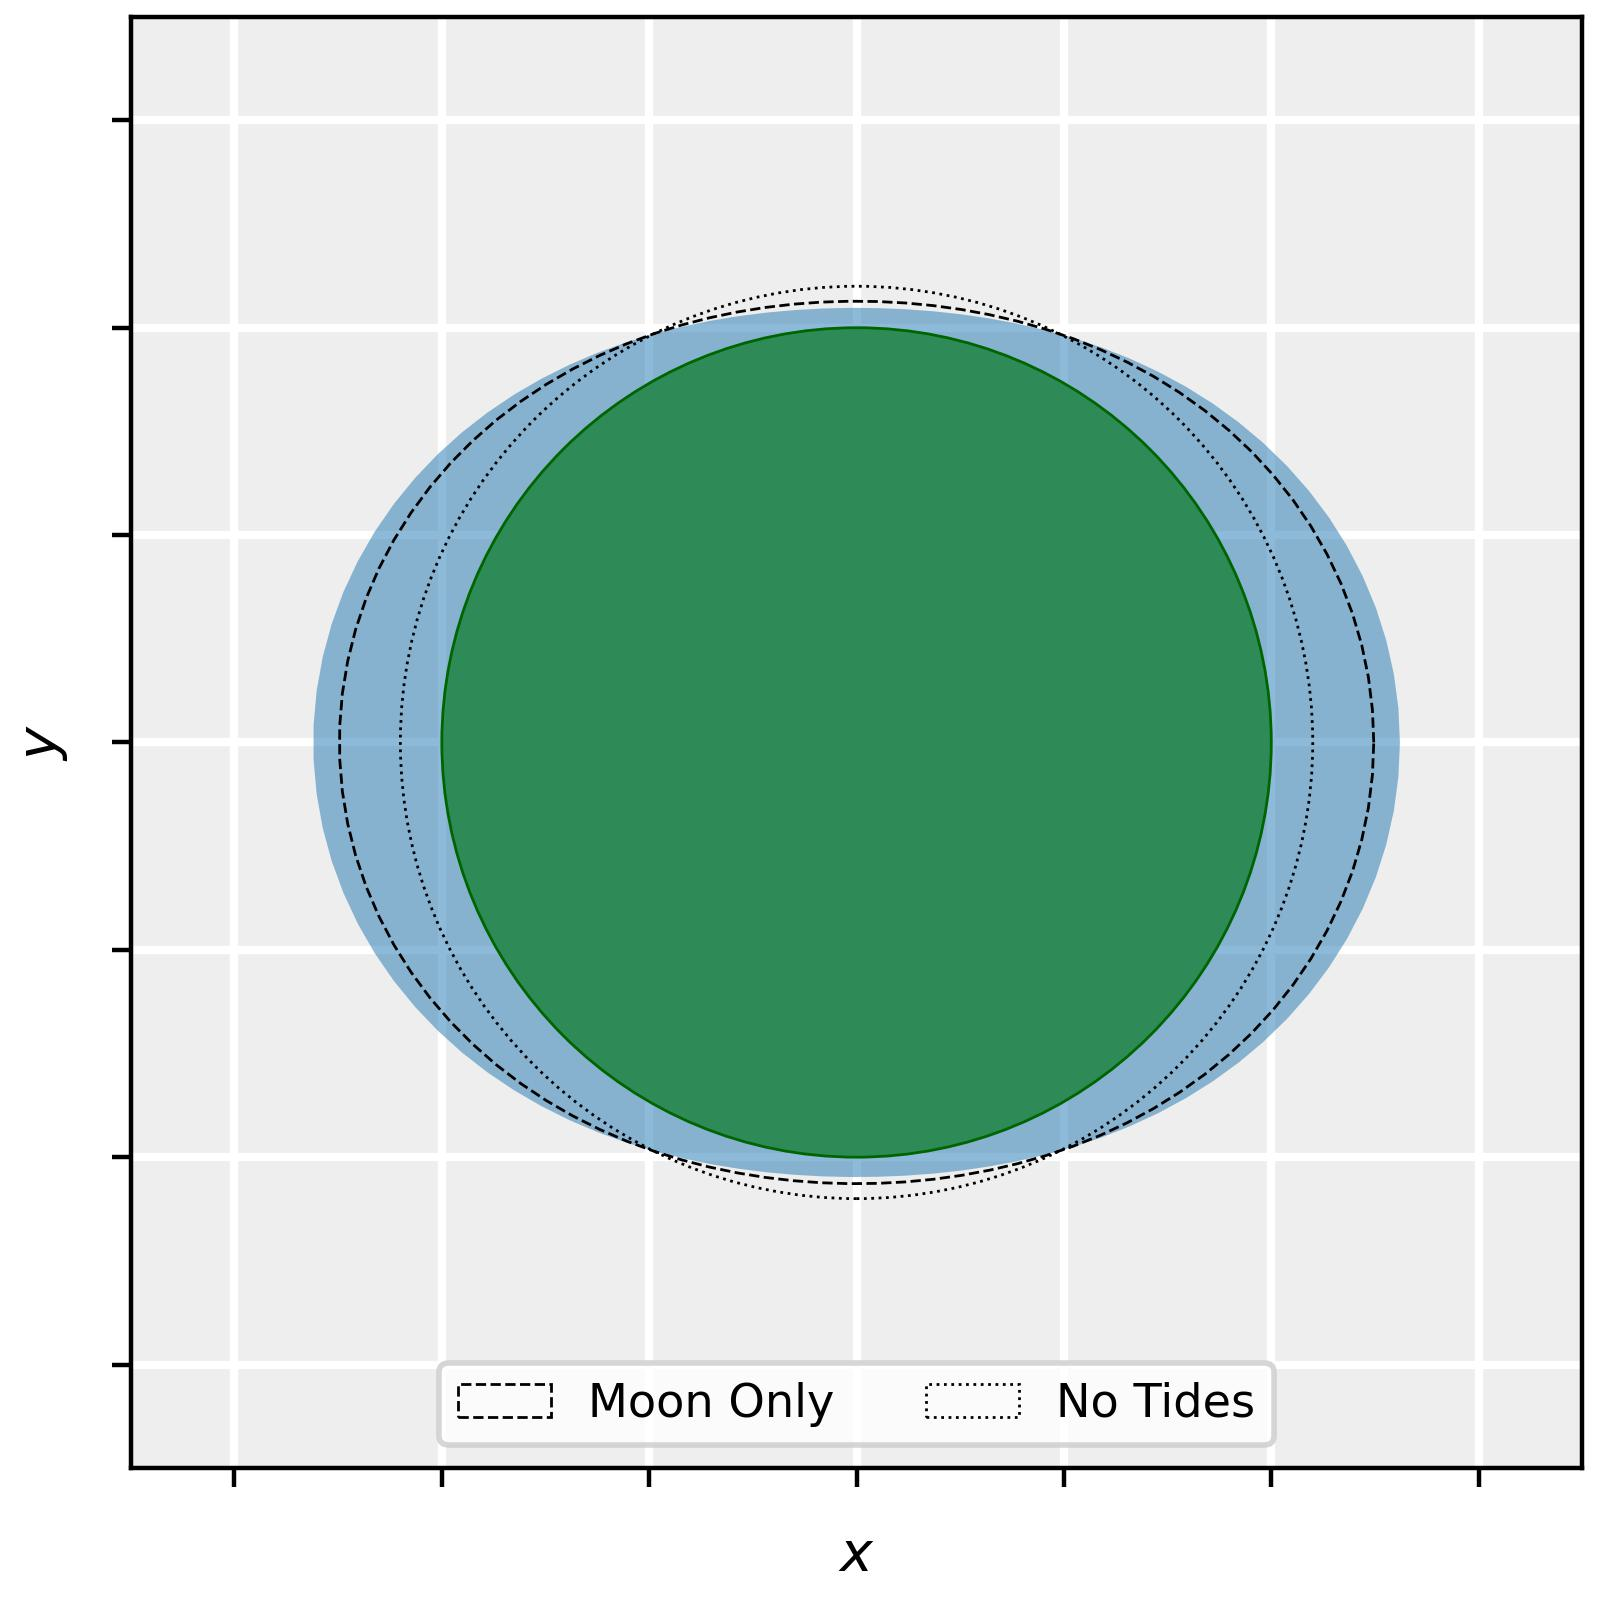

Generate this figure with Python:
import sys
from matplotlib import colors, pyplot as plt
import numpy as np



sys.path.append("/Users/timdewild/Library/CloudStorage/GoogleDrive-t.w.j.de.wild@rug.nl/Mijn Drive/Digital Demos/AnimationClass/src/")

from matnimation.artist.static.static_circle import StaticCircle
from matnimation.artist.animated.animated_polygon import AnimatedPolygon
from matnimation.artist.animated.animated_quiver import AnimatedQuiver
from matnimation.canvas.single_canvas import SingleCanvas
from matnimation.artist.static.static_text import StaticText
from matnimation.artist.static.static_polygon import StaticPolygon
from matnimation.artist.static.static_scatter import StaticScatter
from matnimation.artist.static.static_quiver import StaticQuiver
from matnimation.animation.animation import Animation
from matnimation.tides_forces.tides import Tides
from matnimation.artist.animated.animated_circle import AnimatedCircle
from matnimation.helper.helper_functions import HelperFunctions




#--- Global constants ---#
radius_earth = 1
ocean_scaling = 1.1
distance_earth_moon = 5

#--- Tidal force due to moon on earth ---#
dth = np.pi/16
theta_vectors = np.arange(0,2*np.pi+dth, dth)

tides = Tides(
    radius_earth = radius_earth,
    ocean_scaling = ocean_scaling,
    distance_earth_moon = distance_earth_moon
)
tides.generate_tidal_bulges()

time_array = tides.get_time_array()

x_vectors = radius_earth * np.cos(theta_vectors)
y_vectors = radius_earth * np.sin(theta_vectors)

#F_tidal_moon_x, F_tidal_moon_y = tides.tidal_force_moon(theta_vectors, tides.t[0], scale = 1)
#F_tidal_sun_x, F_tidal_sun_y = tides.tidal_force_sun(theta_vectors, tides.t[0], scale = 1)
F_tidal_total_x, F_tidal_total_y = tides.tidal_force_total(theta_vectors, tides.t[0], scale = 1)


def tidal_force_moon_x(t, theta_array, scale = 1):
    Fx, Fy = tides.tidal_force_moon(t, theta_array, scale = 1)
    return Fx

def tidal_force_moon_y(t, theta_array, scale = 1):
    Fx, Fy = tides.tidal_force_moon(t, theta_array, scale = 1)
    return Fy

data_tidal_force_moon_x = HelperFunctions.func_ab_to_grid(
    tidal_force_moon_x,
    theta_vectors,
    time_array
)

data_tidal_force_moon_y = HelperFunctions.func_ab_to_grid(
    tidal_force_moon_y,
    theta_vectors,
    time_array
)

x_moon, y_moon = tides.get_moon_orbit() 


#--- Tidal bulges due to moon on earth ---#
x_bulge_moon, y_bulge_moon = tides.generate_tidal_bulges( body = 'moon' )
x_bulge_sun, y_bulge_sun = tides.generate_tidal_bulges( body = 'sun' )
x_bulge_total, y_bulge_total = tides.generate_tidal_bulges( body = 'total' )


#--- Define canvas ---#

canvas = SingleCanvas(
    figsize = (4, 4),
    dpi = 400,
    time_array = time_array,
    axis_limits = [-1.75, 1.75, -1.75, 1.75],      #[-3, 3, -3, 3][-2, 6, -4, 4][-2, 2, -2, 2]
    axis_labels = ['$x$','$y$']
)

canvas.set_axis_properties(
    aspect = 'equal', 
    # xticks = np.arange(-17,7,1),
    # yticks = np.arange(-6,6,1),
    xticklabels = [], 
    yticklabels = [],
    #title = "Frame: Co-rotating with Earth around Sun",
    #title = "Frame: Earth Center of Mass"
    )

#--- Define earth and ocean ---#

earth = StaticCircle(
    name = 'Earth (equator slice)', 
    radius = radius_earth,
    xy_center = (0., 0.)
)

earth.set_styling_properties(
    facecolor = 'seagreen',
    edgecolor = 'darkgreen',
    linewidth = 0.5,
    zorder = 3
    )

canvas.add_artist(earth)

# ocean = StaticCircle(
#     name = 'Ocean', 
#     radius = radius_earth * ocean_scaling,
#     xy_center = (0., 0.)
# )

# ocean.set_styling_properties(
#     facecolor = colors.to_rgba('tab:blue', 0.5), 
#     zorder = 2
# )

# canvas.add_artist(ocean)

#--- Ocean with bulges ---#

ocean = StaticPolygon(
    'ocean',
    x_data = x_bulge_total[:,0],
    y_data = y_bulge_total[:,0]
)

ocean.set_styling_properties(
    facecolor = colors.to_rgba('tab:blue', 0.5), 
    zorder = 2
)

canvas.add_artist(ocean)

#--- Ocean no tides ---#

ocean_no_tides = StaticCircle(
    'No Tides',
    radius = ocean_scaling * radius_earth,
    xy_center = (0,0)
)

ocean_no_tides.set_styling_properties(
    linewidth = 0.5,
    linestyle = 'dotted',
    edgecolor = 'k',
    facecolor = 'None'
)

canvas.add_artist(ocean_no_tides, in_legend = True)

#--- Ocean moon tide only ---#

ocean_moon_tides = StaticPolygon(
    'Moon Only',
    x_data = x_bulge_moon[:,0],
    y_data = y_bulge_moon[:,0]
)

ocean_moon_tides.set_styling_properties(
    linewidth = 0.5,
    linestyle = 'dashed',
    edgecolor = 'k',
    facecolor = 'None'
)

canvas.add_artist(ocean_moon_tides, in_legend = True)


#--- Moon orbit ---#

moon_orbit = StaticCircle(
    name = 'Moon orbit',
    radius = distance_earth_moon,
    xy_center = (0,0),
) 

moon_orbit.set_styling_properties(
    edgecolor = 'darkgrey',
    facecolor = 'None',
    linewidth = 0.75
)

#canvas.add_artist(moon_orbit)

moon = StaticCircle(
    name = 'Moon',
    radius = 0.35,
    xy_center = (5,0)
)

moon.set_styling_properties(
    edgecolor = 'darkgrey',
    facecolor = 'lightgrey',
    zorder = 3
)

canvas.add_artist(moon)

sun = StaticCircle(
    name = 'Sun',
    radius = 2.5,
    xy_center = (-17, 0)
)

sun.set_styling_properties(
    facecolor = colors.to_rgba('tab:orange', 0.4),
    edgecolor = 'tab:orange'
)

canvas.add_artist(sun)

#--- Tidal force at points around equator ---#

# tidal_forces_scatter = StaticScatter(
#     'tidal forces scatter',
#     x_data = x_vectors,
#     y_data = y_vectors
# )

# tidal_forces_scatter.set_styling_properties(
#     zorder = 4,
#     markersize = 2,
#     color  = 'darkblue'
# )

# canvas.add_artist(tidal_forces_scatter)

# #--- Tidal forces moon ---#

# tidal_forces_moon = StaticQuiver(
#     name = "$\\vec{F}_\\mathrm{tid}^\\mathrm{(moon)}$",
#     x_data = x_vectors,
#     y_data = y_vectors,
#     Fx_data = F_tidal_moon_x,
#     Fy_data = F_tidal_moon_y,
#     scale = 20,
#     scale_units = 'xy', 
#     color = 'k',
#     width = 0.004
# )

# canvas.add_artist(tidal_forces_moon, in_legend = True)

# tidal_forces_moon.set_styling_properties(
#     zorder = 4
# )

# #--- Tidal forces sun ---#

# tidal_forces_sun = StaticQuiver(
#     name = "$\\vec{F}_\\mathrm{tid}^\\mathrm{(sun)}$",
#     x_data = x_vectors,
#     y_data = y_vectors,
#     Fx_data = F_tidal_sun_x,
#     Fy_data = F_tidal_sun_y,
#     scale = 20,
#     scale_units = 'xy', 
#     color = 'darkorange',
#     width = 0.004
# )

# canvas.add_artist(tidal_forces_sun, in_legend = True)

# tidal_forces_sun.set_styling_properties(
#     zorder = 4
# )

#--- Tidal forces total ---#

tidal_forces_total = StaticQuiver(
    name = "$\\vec{F}_\\mathrm{tid}^\\mathrm{(total)}$",
    x_data = x_vectors,
    y_data = y_vectors,
    Fx_data = F_tidal_total_x,
    Fy_data = F_tidal_total_y,
    scale = 20,
    scale_units = 'xy', 
    color = 'darkblue',
    width = 0.004
)

#canvas.add_artist(tidal_forces_total, in_legend = True)

# tidal_forces_total.set_styling_properties(
#     zorder = 4
# )

# #--- Moon and its orbit ---#

# moon_orbit = StaticCircle(
#     name = 'Moon orbit',
#     radius = distance_earth_moon,
#     xy_center = (0,0),
# ) 

# moon_orbit.set_styling_properties(
#     edgecolor = 'darkgrey',
#     facecolor = 'None',
#     linewidth = 0.75
# )

# canvas.add_artist(moon_orbit)

# moon = AnimatedCircle(
#     name = 'Moon',
#     radius = 0.35,
#     x_data=x_moon,
#     y_data=y_moon
# )

# moon.set_styling_properties(
#     edgecolor = 'darkgrey',
#     facecolor = 'lightgrey'
# )

# canvas.add_artist(moon_orbit, in_legend = False)
# canvas.add_artist(moon, in_legend = True)

canvas.construct_legend(ncols = 3, loc = 'lower center', fontsize = 'small')

canvas.save_canvas('stem_animation/scene5/scene5_4.jpg')

# animation_scene3 = Animation(canvas, interval = 15)

# animation_scene3.render('stem_animation/scene3/scene3.mp4')
